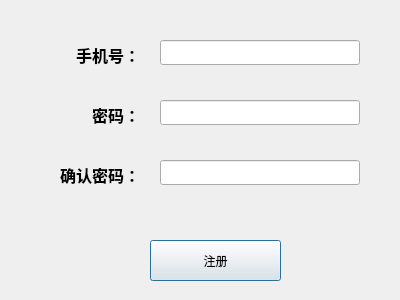
<?xml version="1.0" encoding="UTF-8"?>
<ui version="4.0">
 <class>RegDlg</class>
 <widget class="QDialog" name="RegDlg">
  <property name="geometry">
   <rect>
    <x>0</x>
    <y>0</y>
    <width>400</width>
    <height>300</height>
   </rect>
  </property>
  <property name="windowTitle">
   <string>Dialog</string>
  </property>
  <widget class="QPushButton" name="RegOKButton">
   <property name="geometry">
    <rect>
     <x>150</x>
     <y>240</y>
     <width>131</width>
     <height>41</height>
    </rect>
   </property>
   <property name="text">
    <string>注册</string>
   </property>
  </widget>
  <widget class="QLabel" name="label">
   <property name="geometry">
    <rect>
     <x>40</x>
     <y>40</y>
     <width>100</width>
     <height>30</height>
    </rect>
   </property>
   <property name="font">
    <font>
     <pointsize>12</pointsize>
     <weight>75</weight>
     <bold>true</bold>
    </font>
   </property>
   <property name="text">
    <string>手机号：</string>
   </property>
   <property name="alignment">
    <set>Qt::AlignRight|Qt::AlignTrailing|Qt::AlignVCenter</set>
   </property>
  </widget>
  <widget class="QLabel" name="label_2">
   <property name="geometry">
    <rect>
     <x>40</x>
     <y>100</y>
     <width>100</width>
     <height>30</height>
    </rect>
   </property>
   <property name="font">
    <font>
     <pointsize>12</pointsize>
     <weight>75</weight>
     <bold>true</bold>
    </font>
   </property>
   <property name="layoutDirection">
    <enum>Qt::LeftToRight</enum>
   </property>
   <property name="text">
    <string>密码：</string>
   </property>
   <property name="alignment">
    <set>Qt::AlignRight|Qt::AlignTrailing|Qt::AlignVCenter</set>
   </property>
  </widget>
  <widget class="QLabel" name="label_3">
   <property name="geometry">
    <rect>
     <x>40</x>
     <y>160</y>
     <width>100</width>
     <height>30</height>
    </rect>
   </property>
   <property name="font">
    <font>
     <pointsize>12</pointsize>
     <weight>75</weight>
     <bold>true</bold>
    </font>
   </property>
   <property name="layoutDirection">
    <enum>Qt::LeftToRight</enum>
   </property>
   <property name="text">
    <string>确认密码：</string>
   </property>
   <property name="alignment">
    <set>Qt::AlignRight|Qt::AlignTrailing|Qt::AlignVCenter</set>
   </property>
  </widget>
  <widget class="QLineEdit" name="MobileNum">
   <property name="geometry">
    <rect>
     <x>160</x>
     <y>40</y>
     <width>200</width>
     <height>25</height>
    </rect>
   </property>
   <property name="maxLength">
    <number>11</number>
   </property>
  </widget>
  <widget class="QLineEdit" name="Password">
   <property name="geometry">
    <rect>
     <x>160</x>
     <y>100</y>
     <width>200</width>
     <height>25</height>
    </rect>
   </property>
   <property name="maxLength">
    <number>32</number>
   </property>
   <property name="echoMode">
    <enum>QLineEdit::Password</enum>
   </property>
  </widget>
  <widget class="QLineEdit" name="SurePWD">
   <property name="geometry">
    <rect>
     <x>160</x>
     <y>160</y>
     <width>200</width>
     <height>25</height>
    </rect>
   </property>
   <property name="maxLength">
    <number>32</number>
   </property>
   <property name="echoMode">
    <enum>QLineEdit::Password</enum>
   </property>
  </widget>
  <widget class="QLabel" name="phnumerr">
   <property name="geometry">
    <rect>
     <x>160</x>
     <y>70</y>
     <width>200</width>
     <height>20</height>
    </rect>
   </property>
   <property name="text">
    <string/>
   </property>
  </widget>
  <widget class="QLabel" name="pwderror">
   <property name="geometry">
    <rect>
     <x>160</x>
     <y>130</y>
     <width>200</width>
     <height>20</height>
    </rect>
   </property>
   <property name="text">
    <string/>
   </property>
  </widget>
  <widget class="QLabel" name="pwdsureerr">
   <property name="geometry">
    <rect>
     <x>160</x>
     <y>190</y>
     <width>200</width>
     <height>20</height>
    </rect>
   </property>
   <property name="text">
    <string/>
   </property>
  </widget>
 </widget>
 <resources/>
 <connections/>
</ui>
